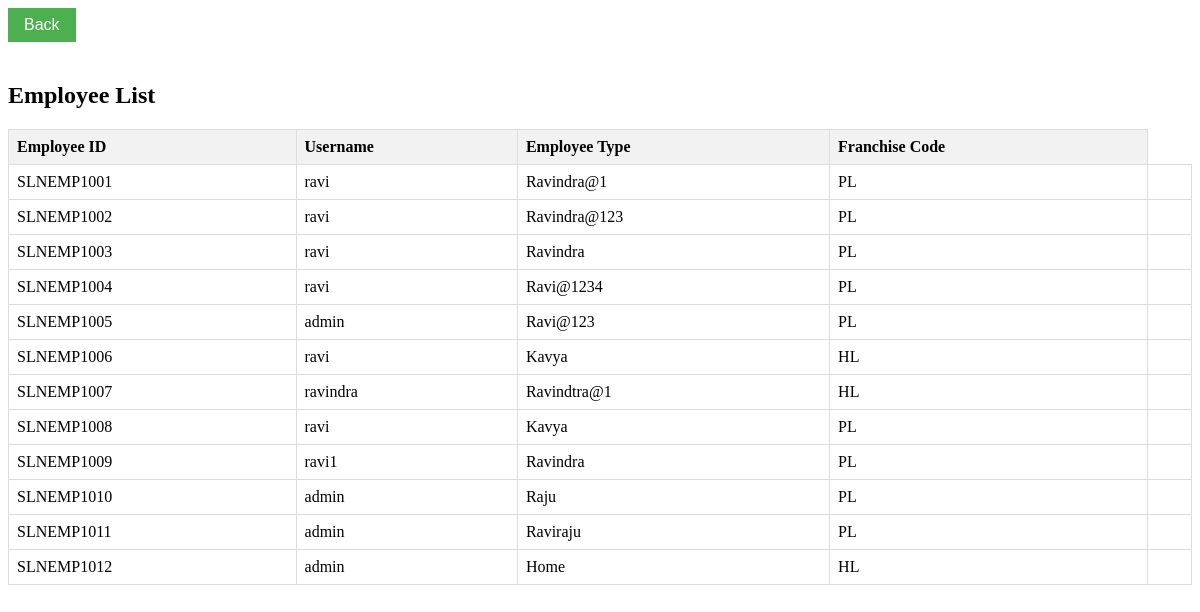
The app's page /manager/employees/ (signed in) with its own data.
### manager/models.py (models this page shows, shortened)
class Employee(AbstractUser):
    EMPLOYEE_TYPE_CHOICES = [
        ('Backendemployee', 'Loan Process Backend'),
        ('Accounts','Accounts'),
        ('customersupport','Customer Support'),
        ('sales','sales')
        ]
    employee_id = models.CharField(max_length=10, unique=True)
    employee_type = models.CharField(choices=EMPLOYEE_TYPE_CHOICES, max_length=20)
    username = models.CharField(max_length=10, unique=True)
    password = models.CharField(max_length=128)
    email=models.EmailField()
    phone_number=models.CharField(max_length=10,null=True,blank=True)
    franchisecode =models.CharField(max_length=100)

### manager/views.py (the view)
# urls.py: path('employees/', views.employee_list, name='employee_list'),
def employee_list(request):
    employees = Employee.objects.all()
    return render(request, 'reg/employee_list.html', {'employees': employees})

### manager/templates/reg/employee_list.html (shortened to what this page needs)
<!DOCTYPE html>
<html lang="en">
<head>
</head>
<body>
    <button class="back-button" onclick="history.back()">Back</button>
    <h2>Employee List</h2>
    <table>
        <thead>
            <tr>
                <th>Employee ID</th>
                <th>Username</th>
                <th>Employee Type</th>
                <th>Franchise Code</th>
            </tr>
        </thead>
        <tbody>
            {% for employee in employees %}
                <tr>
                    <td>{{ employee.employee_id }}</td>
                    <td>{{ employee.username }}</td>
                    <td>{{ employee.password}}</td>
                    <td>{{ employee.employee_type }}</td>
                    <td>{{ employee.franchisecode }}</td>
                </tr>
            {% endfor %}
        </tbody>
    </table>
</body>
</html>

### manager/templates/reg/employee_list.html (style rules this page uses)
table { width: 100%; border-collapse: collapse; }
th, td { padding: 8px; text-align: left; border: 1px solid #ddd; }
th { background-color: #f2f2f2; }
.back-button { margin-bottom: 20px; padding: 8px 16px; background-color: #4CAF50; color: white; border: none; cursor: pointer; font-size: 16px; }

### records on screen
Employee: employee_id "SLNEMP1001", username "ravi", password "Ravindra@1", employee_type "PL"
Employee: employee_id "SLNEMP1002", username "ravi", password "Ravindra@123", employee_type "PL"
Employee: employee_id "SLNEMP1003", username "ravi", password "Ravindra", employee_type "PL"
Employee: employee_id "SLNEMP1004", username "ravi", password "Ravi@1234", employee_type "PL"
Employee: employee_id "SLNEMP1005", username "admin", password "Ravi@123", employee_type "PL"
Employee: employee_id "SLNEMP1006", username "ravi", password "Kavya", employee_type "HL"
Employee: employee_id "SLNEMP1007", username "ravindra", password "Ravindtra@1", employee_type "HL"
Employee: employee_id "SLNEMP1008", username "ravi", password "Kavya", employee_type "PL"
Employee: employee_id "SLNEMP1009", username "ravi1", password "Ravindra", employee_type "PL"
Employee: employee_id "SLNEMP1010", username "admin", password "Raju", employee_type "PL"
Employee: employee_id "SLNEMP1011", username "admin", password "Raviraju", employee_type "PL"
Employee: employee_id "SLNEMP1012", username "admin", password "Home", employee_type "HL"
